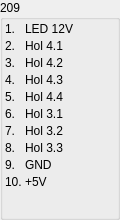
   <widget class="QGroupBox" name="groupBox_5">
    <property name="geometry">
     <rect>
      <x>1450</x>
      <y>0</y>
      <width>120</width>
      <height>220</height>
     </rect>
    </property>
    <property name="maximumSize">
     <size>
      <width>120</width>
      <height>220</height>
     </size>
    </property>
    <property name="title">
     <string>209</string>
    </property>
    <layout class="QFormLayout" name="formLayout_3">
     <property name="horizontalSpacing">
      <number>3</number>
     </property>
     <property name="verticalSpacing">
      <number>3</number>
     </property>
     <property name="leftMargin">
      <number>2</number>
     </property>
     <property name="topMargin">
      <number>2</number>
     </property>
     <property name="rightMargin">
      <number>2</number>
     </property>
     <property name="bottomMargin">
      <number>2</number>
     </property>
     <item row="0" column="0">
      <widget class="QLabel" name="label_68">
       <property name="text">
        <string>1.</string>
       </property>
      </widget>
     </item>
     <item row="0" column="1">
      <widget class="QLabel" name="label_117">
       <property name="text">
        <string>LED 12V</string>
       </property>
      </widget>
     </item>
     <item row="1" column="0">
      <widget class="QLabel" name="label_154">
       <property name="text">
        <string>2.</string>
       </property>
      </widget>
     </item>
     <item row="1" column="1">
      <widget class="QLabel" name="label_164">
       <property name="text">
        <string>Hol 4.1</string>
       </property>
      </widget>
     </item>
     <item row="2" column="0">
      <widget class="QLabel" name="label_162">
       <property name="text">
        <string>3.</string>
       </property>
      </widget>
     </item>
     <item row="2" column="1">
      <widget class="QLabel" name="label_165">
       <property name="text">
        <string>Hol 4.2</string>
       </property>
      </widget>
     </item>
     <item row="3" column="0">
      <widget class="QLabel" name="label_163">
       <property name="text">
        <string>4.</string>
       </property>
      </widget>
     </item>
     <item row="3" column="1">
      <widget class="QLabel" name="label_166">
       <property name="text">
        <string>Hol 4.3</string>
       </property>
      </widget>
     </item>
     <item row="4" column="0">
      <widget class="QLabel" name="label_167">
       <property name="text">
        <string>5.</string>
       </property>
      </widget>
     </item>
     <item row="4" column="1">
      <widget class="QLabel" name="label_168">
       <property name="text">
        <string>Hol 4.4</string>
       </property>
      </widget>
     </item>
     <item row="5" column="0">
      <widget class="QLabel" name="label_170">
       <property name="text">
        <string>6.</string>
       </property>
      </widget>
     </item>
     <item row="5" column="1">
      <widget class="QLabel" name="label_169">
       <property name="text">
        <string>Hol 3.1</string>
       </property>
      </widget>
     </item>
     <item row="6" column="0">
      <widget class="QLabel" name="label_171">
       <property name="text">
        <string>7.</string>
       </property>
      </widget>
     </item>
     <item row="6" column="1">
      <widget class="QLabel" name="label_172">
       <property name="text">
        <string>Hol 3.2</string>
       </property>
      </widget>
     </item>
     <item row="7" column="0">
      <widget class="QLabel" name="label_173">
       <property name="text">
        <string>8.</string>
       </property>
      </widget>
     </item>
     <item row="7" column="1">
      <widget class="QLabel" name="label_174">
       <property name="text">
        <string>Hol 3.3</string>
       </property>
      </widget>
     </item>
     <item row="8" column="0">
      <widget class="QLabel" name="label_644">
       <property name="text">
        <string>9.</string>
       </property>
      </widget>
     </item>
     <item row="8" column="1">
      <widget class="QLabel" name="label_645">
       <property name="text">
        <string>GND</string>
       </property>
      </widget>
     </item>
     <item row="9" column="0">
      <widget class="QLabel" name="label_646">
       <property name="text">
        <string>10.</string>
       </property>
      </widget>
     </item>
     <item row="9" column="1">
      <widget class="QLabel" name="label_647">
       <property name="text">
        <string>+5V</string>
       </property>
      </widget>
     </item>
    </layout>
   </widget>
